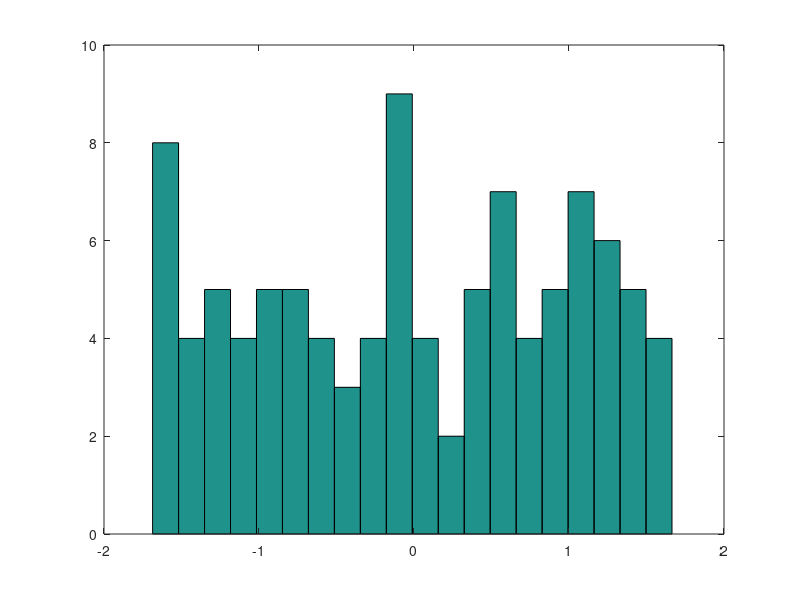

Recreate this plot in MATLAB.
%% Prikazy zakladni statistiky, histogram, funkce find

x = rand( 3, 1 )                % vytvori vektor nahodnych cisel o velikosti 3
X = rand( 3 )                   % vytvori matici nahodnych cisel o rozmerech 3x3

disp("__________________________________________________")

x = rand( 100, 1 );             % vytvori vektor nahodnych cisel o velikosti 100

x_prumer = mean(x)              % urci prumernou hodnotu vektoru x
x_prumer = std(x)               % urci standardni odchulku velktoru x

x = ( x-mean( x ) )/std( x );   % pomocny vypocet, normovani dat

pocetSloupcu = 20;
hist(x, pocetSloupcu);          % vytvori histogram dat x, argument @pocetSloupcu
                                % udava, do kolika sloupcu budou data rozdelena
                                % POZNMKA: ve smyslu popisek se s histogramem naklada
                                %          stejne, jako s klasickym plotem

print -dpng hist.png            % ulozi obrazek grafu (posledniho plotu) ve formatu
                                % png s nazvem hist.png

disp("__________________________________________________")

x_min = min(x)                  % najdi nejmensi prvek vektoru x
x_median = median(x)            % najdi median vektoru x

%%% Prikazy zakladni statistiky

%min	    % Minimum elements of an array
%mink	    % Find k smallest elements of array
%max	    % Maximum elements of an array
%maxk	    % Find k largest elements of array
%bounds	    % Minimum and maximum values of an array
%topkrows	% Top rows in sorted order
%mean	    % Average or mean value of array
%median	    % Median value of array
%mode	    % Most frequent values in array
%std	    % Standard deviation
%var	    % Variance
%rms	    % Root-mean-square value

disp("__________________________________________________")

%%FIND

% ukazkovy vektor
x = [3, 4, 8, 9, 13, 45, 16, 18, 16, 3, 4, 5, 78 ,3, 2, 6]

disp("__________________________________________________")

polohy_cisla_tri = find(x == 3)  % prikz find(OBEJKT (tj. vektor, matice) + podminka)
                                 % vraci POZICE vsech prvku v danem vektoru, matici,
                                 % ktere splnuji predepsanou podminku
                                 % V nasem pripade vrati pozice vsech trojek

rozmery = size(polohy_cisla_tri) % vypis velikost vektoru ktery obsahuje polohy
                                 % cila 3 ve vektoru x

for i = 1:size(polohy_cisla_tri)(2) % proved cyklus pres vsechny prvky vektoru pozic
  x( polohy_cisla_tri( i ) )        % vypis vypis cisla tri
end

disp("__________________________________________________")

polohy_cisel_mensich_nez_deset = find(x < 10) % najdi ve vektoru x polohy vsech
                                              % cisel ktera jsou mensi nez 10

polohy_cisel_vetsichRovnych_nez_deset = find(x >= 10) % najdi ve vektoru x polohy
                                                      % mensich ci rovnych cisel
                                                      % k cislu 10

disp("__________________________________________________")

polohy_sudych_cisel = find( rem(x , 2) == 0 ) % najdi ve vektoru x vsechna suda cisla
                                              % prikaz rem(@cislo, @delitel) urcuje
                                              % zbytek po ciselnem deleni
                                              % je-li cislo sude, zbytek po deleni
                                              % dvojkou je nula

for i = 1:size(polohy_sudych_cisel)(2)        % cyklus v delce rozmeru vektoru poloh
                                              % sudych cisel

  x( polohy_sudych_cisel( i ) )               % vypis nalezena suda cisla

% POZOR! Cyklus probiha pres prvky vektoru polohy_sudych_cisel. Jednotlive prvky vektoru
%        polohy_sudych_cisel obsahuji POZICE sudych sicel ve vektoru x. Prikaz
%        "polohy_sudych_cisel( i )" nam vrati pouze polohu sudeho cisla ve vektoru x, pro
%        zobrazeni daneho sudeho cisla musime tedy "precist" danou pozici vektoru x,
%        tedy "x( polohy_sudych_cisel ( i ) )".

end

disp("__________________________________________________")

polohy_lichych_ciesel = find( rem(x , 2) != 0 ) % najdi ve vektoru x vsechan licha cisla
                                              % prikaz rem(@cislo, @delitel) urcuje
                                              % zbytek po ciselnem deleni
                                              % je-li cislo sude, zbytek po deleni
                                              % dvojkou neni nula

for i = 1:size(polohy_sudych_cisel)(2)        % cyklus v delce rozmeru vektoru poloh
                                              % sudych cisel
  x( polohy_sudych_cisel( i ) )

% POZOR! Viz poznamka u predchoziho bloku (nalezeni sudych cisel).

end

disp("__________________________________________________")

% Vytvor ukazkovou matici a modifikuj nekolik prvku
X = zeros(3)
X( 1, 1 ) = 4;
X( 3, 1 ) = 7;
X( 2, 2 ) = 2;
X( 1, 3 ) = 4;

X                                     % Modifikovana matice

nenulove_prvky_matice_X = find(X)     % Samotny prikaz "find(@matice NEBO @vektor)" bez specifikovane
                                      % podmninky najde polohy vsech nenulovych prvku zadaneho objekta


